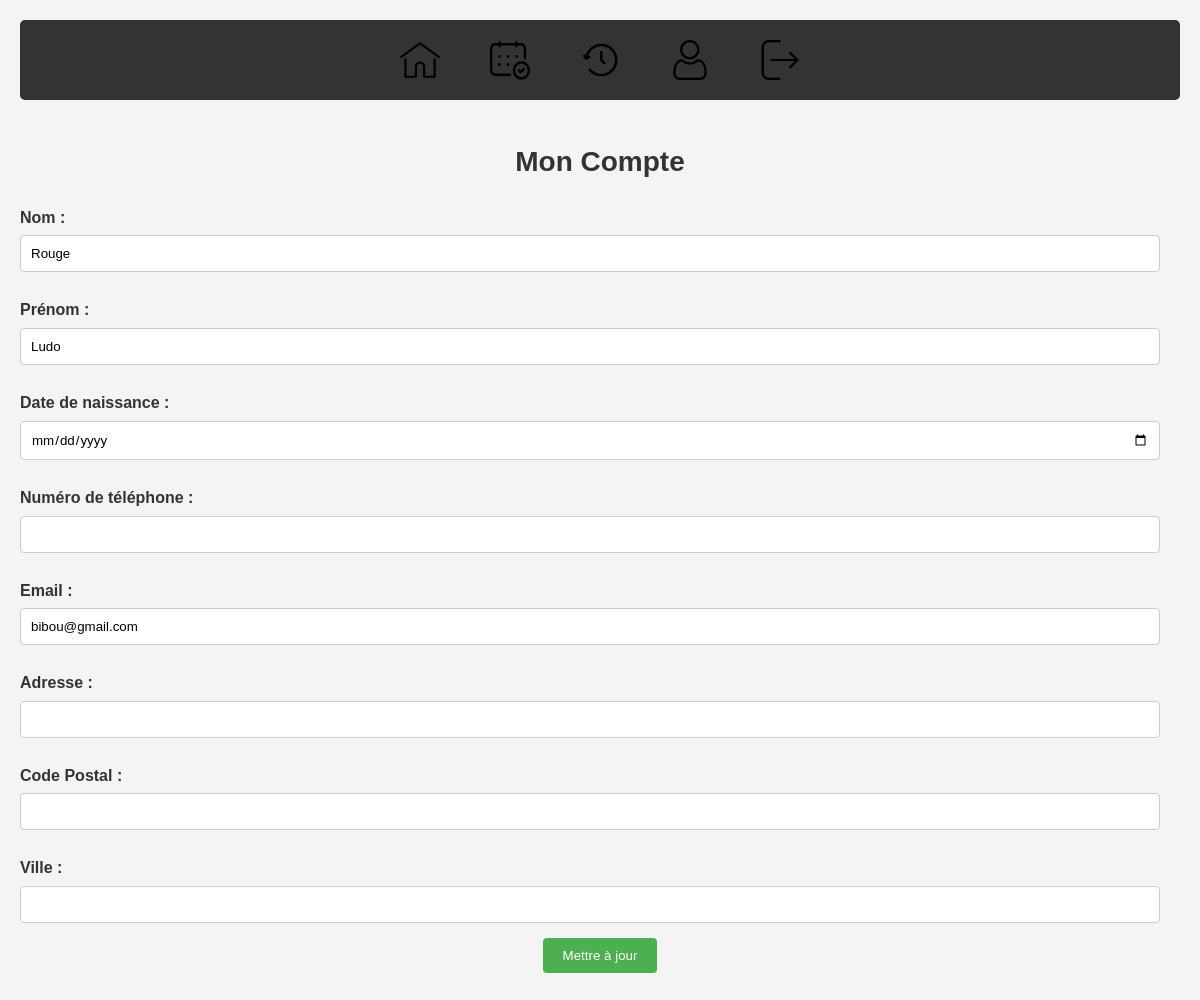
/Controleur/Caccount.php (signed in), run on an earlier commit of the app's database.
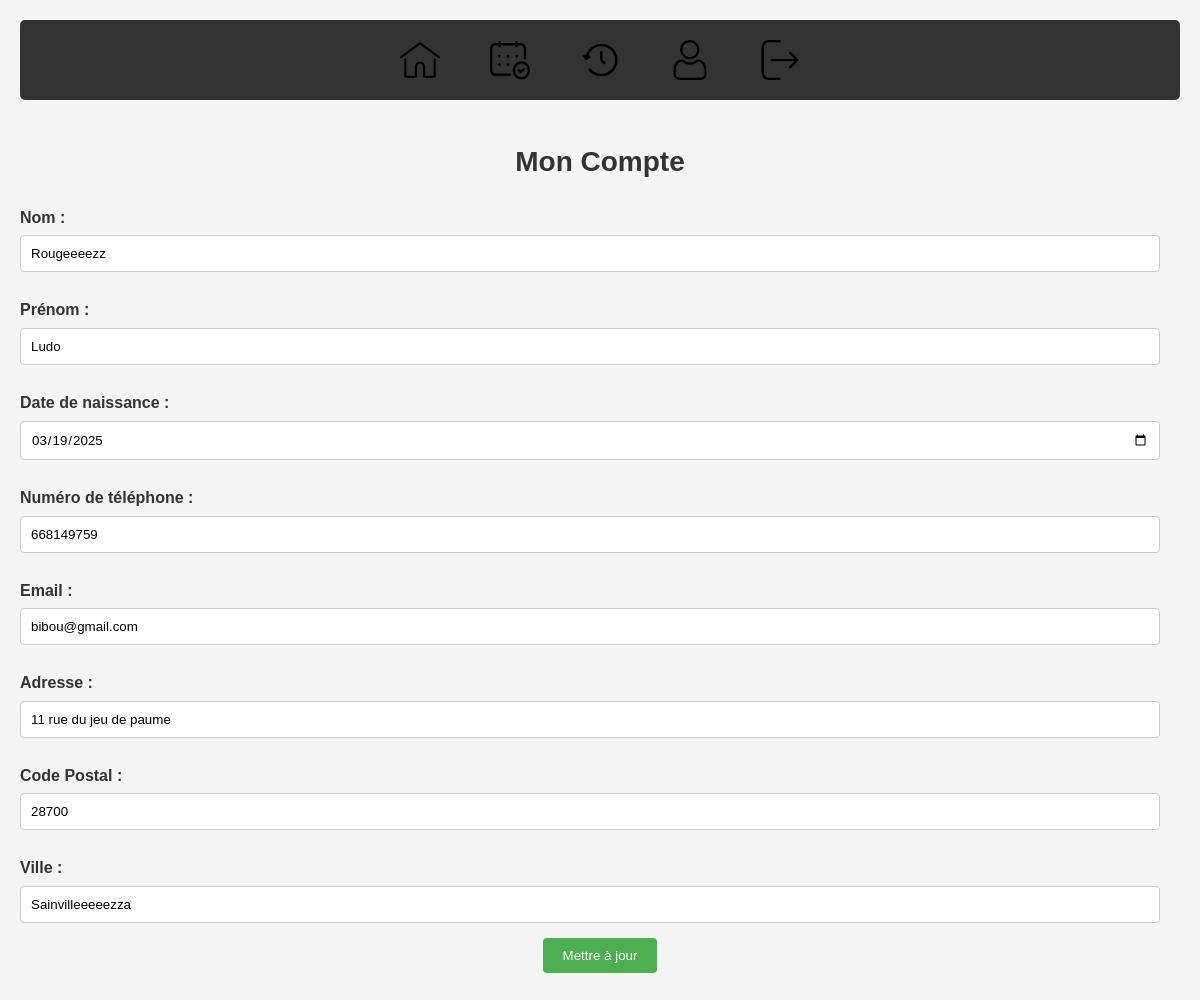
And on a later commit of the database.
### tables this page shows
CREATE TABLE `utilisateur` (
  `Id_Utilisateur` int(11) NOT NULL AUTO_INCREMENT,
  `Nom` varchar(50) DEFAULT NULL,
  `Prenom` varchar(50) DEFAULT NULL,
  `Date_de_naissance` date DEFAULT NULL,
  `Numero_de_telephone` int(11) DEFAULT NULL,
  `Email` varchar(50) DEFAULT NULL,
  `Mot_de_passe` varchar(500) DEFAULT NULL,
  `Adresse` varchar(255) DEFAULT NULL,
  `isClient` tinyint(1) DEFAULT 0,
  `isAdmin` tinyint(1) DEFAULT 0,
  `Zip` int(11) DEFAULT NULL,
  `Ville` varchar(20) DEFAULT NULL,
  PRIMARY KEY (`Id_Utilisateur`),
  UNIQUE KEY `Email` (`Email`)
);

### Controleur/Caccount.php (called while the page is built, shortened)
<?php
require_once '../Model/cUtilisateur.php';
$connect = new cUtilisateur();
 $userData = $connect->account();
require_once '../Vue/Vaccount.php';
?>

### Model/cUtilisateur.php (called while the page is built, shortened)
<?php
require_once '../Model/cbdd.php';
class cUtilisateur
{
    private $conn;
    private int $userid = 0;
    public function GetUserId()
    {
        return $this->userid;
    }
    public function SetUserId($userid)
    {
        $this->userid = $userid;
    }
    public function __construct()
    {
        $this->conn = new cbdd();
        if($this->isAuthenticated()){
            $result = $this->conn->SelectUser($this->GetUserId());
            if ($result && $result->num_rows > 0) {
                $row = $result->fetch_assoc();
            }
        }
    }
    public function isAuthenticated()
    {
        return isset($_SESSION['user_id']);
    }
     public function account() {
        $query = $this->conn->SelectAccount($this);
        $result = $query;
        $userData = $result->fetch_assoc();
        return $userData;
    }
}

### Model/cbdd.php (called while the page is built, shortened)
<?php
class cbdd
{
private string $servername = "localhost";
private string $username = "root";
private string $password = "root";
private string $dbname = "rgl";
public $conn;
    public function __construct()
    {
        $this->conn = new mysqli($this->servername, $this->username, $this->password, $this->dbname);
    }
    public function ExecuteSelected(string $query)
    {
        $stmt = $this->conn->prepare("$query");
        $stmt->execute();
        $result = $stmt->get_result();
        return $result;
    }
    public function SelectUser($userid)
    {
        return $this->ExecuteSelected("SELECT isClient, isAdmin FROM utilisateur WHERE Id_Utilisateur = $userid ");
    }
    public function SelectAccount($connect)
    {
        $userid= $connect->getUserId();
        return $this->ExecuteSelected("SELECT Nom, Prenom, Date_de_naissance, Numero_de_telephone, Email, Adresse, Zip, Ville FROM utilisateur WHERE Id_Utilisateur = $userid ");
    }
}
?>

### Vue/Vaccount.php (the view, shortened to what the changed rows need)
<?php
require '../Controleur/Caccount.php';
?>
<!DOCTYPE html>
<html lang="fr">
<head>
    <link rel="stylesheet" href="../css/style.css">
    <link rel="stylesheet" href="https://unpkg.com/leaflet@1.9.3/dist/leaflet.css" />
</head>
<body>
    <?php require_once '../Vue/menu.php'; ?>
    <div class="account-container">
        <h2>Mon Compte</h2>
        <form method="POST" action="../Controleur/Caccount.php">
            <label for="nom">Nom :</label>
            <input
                type="text"
                id="nom"
                name="nom"
                value="<?= htmlspecialchars($userData['Nom'] ?? '') ?>"
                required
                pattern="[A-Za-zÀ-ÿ\s'’\-]{2,50}"
                title="2 à 50 caractères : lettres (accents autorisés), espaces, apostrophes, tirets."
            >
            <label for="prenom">Prénom :</label>
            <input
                type="text"
                id="prenom"
                name="prenom"
                value="<?= htmlspecialchars($userData['Prenom'] ?? '') ?>"
                required
                pattern="[A-Za-zÀ-ÿ\s'’\-]{2,50}"
                title="2 à 50 caractères : lettres (accents autorisés), espaces, apostrophes, tirets."
            >
            <label for="date_naissance">Date de naissance :</label>
            <input
                type="date"
                id="date_naissance"
                name="date_naissance"
                value="<?= htmlspecialchars($userData['Date_de_naissance'] ?? '') ?>"
            >
            <label for="telephone">Numéro de téléphone :</label>
            <input
                type="tel"
                id="telephone"
                name="telephone"
                value="<?= htmlspecialchars($userData['Numero_de_telephone'] ?? '') ?>"
                pattern="^\+?[0-9]{10,14}$"
                title="10 à 14 chiffres (optionnellement précédés d’un +)."
            >
            <label for="email">Email :</label>
            <input
                type="email"
                id="email"
                name="email"
                value="<?= htmlspecialchars($userData['Email'] ?? '') ?>"
                required
            >
            <label for="adresse">Adresse :</label>
            <input
                type="text"
                id="adresse"
                name="adresse"
                value="<?= htmlspecialchars($userData['Adresse'] ?? '') ?>"
                required
                pattern="[^<>]{5,100}"
                title="5 à 100 caractères, sans chevrons < ni >."
            >
            <label for="zip">Code Postal :</label>
            <input
                type="text"
                id="zip"
                name="zip"
                value="<?= htmlspecialchars($userData['Zip'] ?? '') ?>"
                required
                pattern="[0-9]{4,5}"
                title="4 ou 5 chiffres."
            >
            <label for="ville">Ville :</label>
            <input
                type="text"
                id="ville"
                name="ville"
                value="<?= htmlspecialchars($userData['Ville'] ?? '') ?>"
                required
                pattern="[A-Za-zÀ-ÿ\s'’\-]{2,50}"
                title="2 à 50 caractères : lettres (accents autorisés), espaces, tirets, apostrophes."
            >
            <input type="submit" value="Mettre à jour">
        </form>
    </div>
</body>
</html>

What changed in the data, as far as the page shows it:
changed utilisateur "Ludo": nom "Rouge" → "Rougeeeezz"; date_naissance (not shown) → "03/19/2025"; telephone (not shown) → "668149759"; adresse (not shown) → "11 rue du jeu de paume"; zip (not shown) → "28700"; ville (not shown) → "Sainvilleeeeezza"
